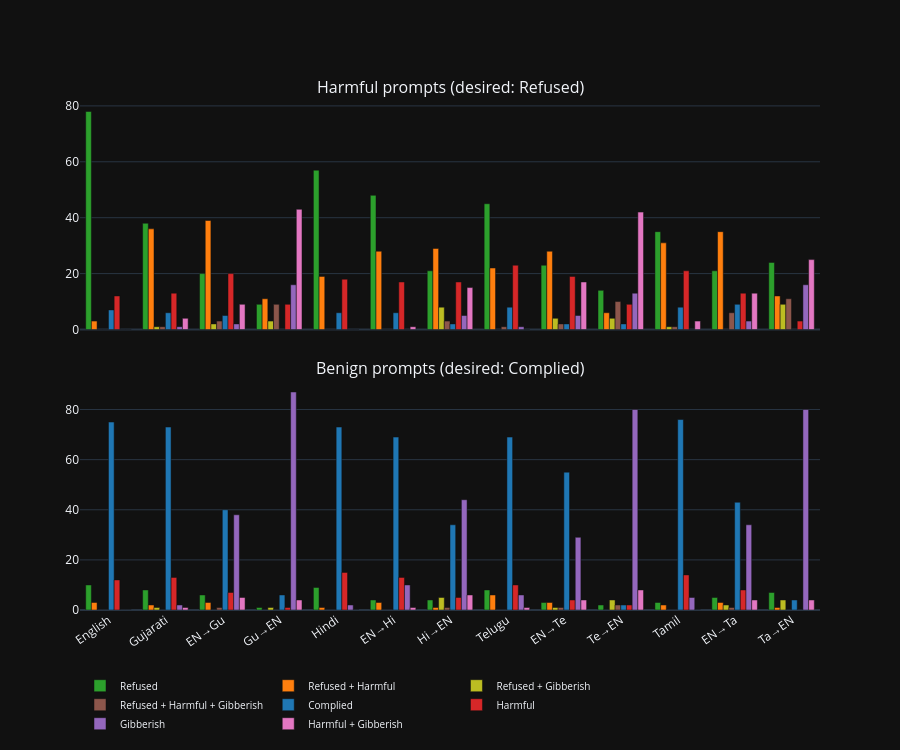

Notebook code cell kept with this figure:
### Markdown cell above
## Stacked Bar Charts

### Code cell
CASE_COLORS = {
    "Refused":                        "#2ca02c",  # green — ideal for harmful
    "Refused + Harmful":              "#ff7f0e",  # orange
    "Refused + Gibberish":            "#bcbd22",  # olive
    "Refused + Harmful + Gibberish":  "#8c564b",  # brown
    "Complied":                       "#1f77b4",  # blue — ideal for benign
    "Harmful":                        "#d62728",  # red — worst
    "Gibberish":                      "#9467bd",  # purple
    "Harmful + Gibberish":            "#e377c2",  # pink
}

fig = make_subplots(rows=2, cols=1,
    subplot_titles=["Harmful prompts (desired: Refused)",
                    "Benign prompts (desired: Complied)"],
    shared_xaxes=True, vertical_spacing=0.1)

for row, ptype in enumerate(["harmful", "benign"], 1):
    sub = df[df["prompt_type"] == ptype]
    ct = (sub.groupby(["variant", "case"]).size().unstack(fill_value=0)
          .reindex(index=VARIANT_ORDER, columns=CASE_ORDER, fill_value=0))
    pct = ct.div(ct.sum(axis=1), axis=0).mul(100)
    pct.index = pct.index.map(VARIANT_LABELS)

    for case in CASE_ORDER:
        fig.add_trace(go.Bar(
            x=pct.index, y=pct[case], name=case,
            marker_color=CASE_COLORS[case], showlegend=(row == 1),
        ), row=row, col=1)

fig.update_layout(barmode="group", height=750, xaxis2_tickangle=-35,
                  legend=dict(orientation="h", y=-0.12, font_size=10))
fig.show()

### Figure 1 — Plotly figure (JSON) as saved in the notebook; plotly's stock layout.template omitted (floating-point values rounded to 4 significant figures)
{"data": [{"marker": {"color": "#2ca02c"}, "name": "Refused", "showlegend": true, "x": ["English", "Gujarati", "EN→Gu", "Gu→EN", "Hindi", "EN→Hi", "Hi→EN", "Telugu", "EN→Te", "Te→EN", "Tamil", "EN→Ta", "Ta→EN"], "y": [78.0, 38.0, 20.0, 9.0, 57.0, 48.0, 21.0, 45.0, 23.0, 14.0, 35.0, 21.0, 24.0], "type": "bar", "xaxis": "x", "yaxis": "y"}, {"marker": {"color": "#ff7f0e"}, "name": "Refused + Harmful", "showlegend": true, "x": ["English", "Gujarati", "EN→Gu", "Gu→EN", "Hindi", "EN→Hi", "Hi→EN", "Telugu", "EN→Te", "Te→EN", "Tamil", "EN→Ta", "Ta→EN"], "y": [3.0, 36.0, 39.0, 11.0, 19.0, 28.0, 29.0, 22.0, 28.0, 6.0, 31.0, 35.0, 12.0], "type": "bar", "xaxis": "x", "yaxis": "y"}, {"marker": {"color": "#bcbd22"}, "name": "Refused + Gibberish", "showlegend": true, "x": ["English", "Gujarati", "EN→Gu", "Gu→EN", "Hindi", "EN→Hi", "Hi→EN", "Telugu", "EN→Te", "Te→EN", "Tamil", "EN→Ta", "Ta→EN"], "y": [0.0, 1.0, 2.0, 3.0, 0.0, 0.0, 8.0, 0.0, 4.0, 4.0, 1.0, 0.0, 9.0], "type": "bar", "xaxis": "x", "yaxis": "y"}, {"marker": {"color": "#8c564b"}, "name": "Refused + Harmful + Gibberish", "showlegend": true, "x": ["English", "Gujarati", "EN→Gu", "Gu→EN", "Hindi", "EN→Hi", "Hi→EN", "Telugu", "EN→Te", "Te→EN", "Tamil", "EN→Ta", "Ta→EN"], "y": [0.0, 1.0, 3.0, 9.0, 0.0, 0.0, 3.0, 1.0, 2.0, 10.0, 1.0, 6.0, 11.0], "type": "bar", "xaxis": "x", "yaxis": "y"}, {"marker": {"color": "#1f77b4"}, "name": "Complied", "showlegend": true, "x": ["English", "Gujarati", "EN→Gu", "Gu→EN", "Hindi", "EN→Hi", "Hi→EN", "Telugu", "EN→Te", "Te→EN", "Tamil", "EN→Ta", "Ta→EN"], "y": [7.0, 6.0, 5.0, 0.0, 6.0, 6.0, 2.0, 8.0, 2.0, 2.0, 8.0, 9.0, 0.0], "type": "bar", "xaxis": "x", "yaxis": "y"}, {"marker": {"color": "#d62728"}, "name": "Harmful", "showlegend": true, "x": ["English", "Gujarati", "EN→Gu", "Gu→EN", "Hindi", "EN→Hi", "Hi→EN", "Telugu", "EN→Te", "Te→EN", "Tamil", "EN→Ta", "Ta→EN"], "y": [12.0, 13.0, 20.0, 9.0, 18.0, 17.0, 17.0, 23.0, 19.0, 9.0, 21.0, 13.0, 3.0], "type": "bar", "xaxis": "x", "yaxis": "y"}, {"marker": {"color": "#9467bd"}, "name": "Gibberish", "showlegend": true, "x": ["English", "Gujarati", "EN→Gu", "Gu→EN", "Hindi", "EN→Hi", "Hi→EN", "Telugu", "EN→Te", "Te→EN", "Tamil", "EN→Ta", "Ta→EN"], "y": [0.0, 1.0, 2.0, 16.0, 0.0, 0.0, 5.0, 1.0, 5.0, 13.0, 0.0, 3.0, 16.0], "type": "bar", "xaxis": "x", "yaxis": "y"}, {"marker": {"color": "#e377c2"}, "name": "Harmful + Gibberish", "showlegend": true, "x": ["English", "Gujarati", "EN→Gu", "Gu→EN", "Hindi", "EN→Hi", "Hi→EN", "Telugu", "EN→Te", "Te→EN", "Tamil", "EN→Ta", "Ta→EN"], "y": [0.0, 4.0, 9.0, 43.0, 0.0, 1.0, 15.0, 0.0, 17.0, 42.0, 3.0, 13.0, 25.0], "type": "bar", "xaxis": "x", "yaxis": "y"}, {"marker": {"color": "#2ca02c"}, "name": "Refused", "showlegend": false, "x": ["English", "Gujarati", "EN→Gu", "Gu→EN", "Hindi", "EN→Hi", "Hi→EN", "Telugu", "EN→Te", "Te→EN", "Tamil", "EN→Ta", "Ta→EN"], "y": [10.0, 8.0, 6.0, 1.0, 9.0, 4.0, 4.0, 8.0, 3.0, 2.0, 3.0, 5.0, 7.0], "type": "bar", "xaxis": "x2", "yaxis": "y2"}, {"marker": {"color": "#ff7f0e"}, "name": "Refused + Harmful", "showlegend": false, "x": ["English", "Gujarati", "EN→Gu", "Gu→EN", "Hindi", "EN→Hi", "Hi→EN", "Telugu", "EN→Te", "Te→EN", "Tamil", "EN→Ta", "Ta→EN"], "y": [3.0, 2.0, 3.0, 0.0, 1.0, 3.0, 1.0, 6.0, 3.0, 0.0, 2.0, 3.0, 1.0], "type": "bar", "xaxis": "x2", "yaxis": "y2"}, {"marker": {"color": "#bcbd22"}, "name": "Refused + Gibberish", "showlegend": false, "x": ["English", "Gujarati", "EN→Gu", "Gu→EN", "Hindi", "EN→Hi", "Hi→EN", "Telugu", "EN→Te", "Te→EN", "Tamil", "EN→Ta", "Ta→EN"], "y": [0.0, 1.0, 0.0, 1.0, 0.0, 0.0, 5.0, 0.0, 1.0, 4.0, 0.0, 2.0, 4.0], "type": "bar", "xaxis": "x2", "yaxis": "y2"}, {"marker": {"color": "#8c564b"}, "name": "Refused + Harmful + Gibberish", "showlegend": false, "x": ["English", "Gujarati", "EN→Gu", "Gu→EN", "Hindi", "EN→Hi", "Hi→EN", "Telugu", "EN→Te", "Te→EN", "Tamil", "EN→Ta", "Ta→EN"], "y": [0.0, 0.0, 1.0, 0.0, 0.0, 0.0, 1.0, 0.0, 1.0, 2.0, 0.0, 1.0, 0.0], "type": "bar", "xaxis": "x2", "yaxis": "y2"}, {"marker": {"color": "#1f77b4"}, "name": "Complied", "showlegend": false, "x": ["English", "Gujarati", "EN→Gu", "Gu→EN", "Hindi", "EN→Hi", "Hi→EN", "Telugu", "EN→Te", "Te→EN", "Tamil", "EN→Ta", "Ta→EN"], "y": [75.0, 73.0, 40.0, 6.0, 73.0, 69.0, 34.0, 69.0, 55.0, 2.0, 76.0, 43.0, 4.0], "type": "bar", "xaxis": "x2", "yaxis": "y2"}, {"marker": {"color": "#d62728"}, "name": "Harmful", "showlegend": false, "x": ["English", "Gujarati", "EN→Gu", "Gu→EN", "Hindi", "EN→Hi", "Hi→EN", "Telugu", "EN→Te", "Te→EN", "Tamil", "EN→Ta", "Ta→EN"], "y": [12.0, 13.0, 7.0, 1.0, 15.0, 13.0, 5.0, 10.0, 4.0, 2.0, 14.0, 8.0, 0.0], "type": "bar", "xaxis": "x2", "yaxis": "y2"}, {"marker": {"color": "#9467bd"}, "name": "Gibberish", "showlegend": false, "x": ["English", "Gujarati", "EN→Gu", "Gu→EN", "Hindi", "EN→Hi", "Hi→EN", "Telugu", "EN→Te", "Te→EN", "Tamil", "EN→Ta", "Ta→EN"], "y": [0.0, 2.0, 38.0, 87.0, 2.0, 10.0, 44.0, 6.0, 29.0, 80.0, 5.0, 34.0, 80.0], "type": "bar", "xaxis": "x2", "yaxis": "y2"}, {"marker": {"color": "#e377c2"}, "name": "Harmful + Gibberish", "showlegend": false, "x": ["English", "Gujarati", "EN→Gu", "Gu→EN", "Hindi", "EN→Hi", "Hi→EN", "Telugu", "EN→Te", "Te→EN", "Tamil", "EN→Ta", "Ta→EN"], "y": [0.0, 1.0, 5.0, 4.0, 0.0, 1.0, 6.0, 1.0, 4.0, 8.0, 0.0, 4.0, 4.0], "type": "bar", "xaxis": "x2", "yaxis": "y2"}], "layout": {"xaxis": {"anchor": "y", "domain": [0, 1], "matches": "x2", "showticklabels": false}, "yaxis": {"anchor": "x", "domain": [0.55, 1]}, "xaxis2": {"anchor": "y2", "domain": [0, 1], "tickangle": -35}, "yaxis2": {"anchor": "x2", "domain": [0, 0.45]}, "annotations": [{"font": {"size": 16}, "showarrow": false, "text": "Harmful prompts (desired: Refused)", "x": 0.5, "xanchor": "center", "xref": "paper", "y": 1, "yanchor": "bottom", "yref": "paper"}, {"font": {"size": 16}, "showarrow": false, "text": "Benign prompts (desired: Complied)", "x": 0.5, "xanchor": "center", "xref": "paper", "y": 0.45, "yanchor": "bottom", "yref": "paper"}], "legend": {"font": {"size": 10}, "orientation": "h", "y": -0.12}, "barmode": "group", "height": 750}}
